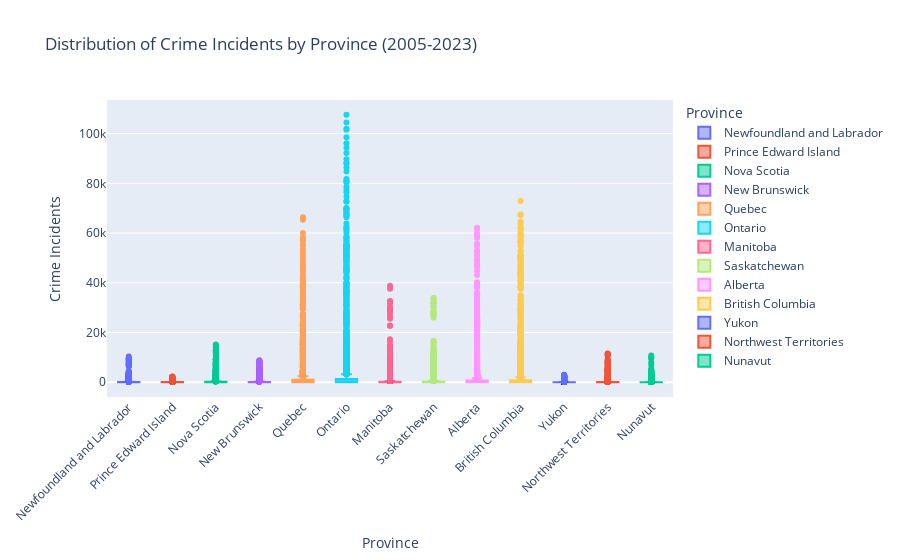

Write notebook code for a chart like this one.
### Markdown cell above
#### Visualization 1 - Box Plot: Distribution of Crimes by Province

### Code cell
#Filtering data for Violations Type from 2005 to 2023
ProvinceLevelViolationType = ProvinceLevelCrime[
    (ProvinceLevelCrime['Year'].between(2005, 2023)) &
    (ProvinceLevelCrime['Statistics'] == "Actual incidents") &
    (ProvinceLevelCrime['Violations Type'].isin([
        'Total property crime violations', 
        'Total violent Criminal Code violations',
        'Total other Criminal Code violations', 
        'Total Criminal Code traffic violations',
        'Total Federal Statute violations'
    ]))
]  

#Creating the box plot using Plotly
fig = px.box(
    ProvinceLevelViolationType, 
    x="GEO", 
    y="VALUE", 
    title="Distribution of Crime Incidents by Province (2005-2023)", 
    labels={"GEO": "Province", "VALUE": "Crime Incidents"},
    color="GEO"  # Different colors for each province
)

#Rotating x-axis labels for readability
fig.update_layout(xaxis_tickangle=-45)

#Showing the plot
fig.show()

### Figure 1 — Plotly figure (JSON) as saved in the notebook; plotly's stock layout.template omitted (floating-point values rounded to 4 significant figures; data arrays with more than 128 entries replaced by an {"elided": "..."} marker saying what was removed)
{"data": [{"alignmentgroup": "True", "hovertemplate": "Province=%{x}<br>Crime Incidents=%{y}<extra></extra>", "legendgroup": "Newfoundland and Labrador", "marker": {"color": "#636efa"}, "name": "Newfoundland and Labrador", "notched": false, "offsetgroup": "Newfoundland and Labrador", "orientation": "v", "showlegend": true, "type": "box", "x": {"elided": "3046 str values"}, "x0": " ", "xaxis": "x", "y": {"elided": "3046 int values"}, "y0": " ", "yaxis": "y"}, {"alignmentgroup": "True", "hovertemplate": "Province=%{x}<br>Crime Incidents=%{y}<extra></extra>", "legendgroup": "Prince Edward Island", "marker": {"color": "#EF553B"}, "name": "Prince Edward Island", "notched": false, "offsetgroup": "Prince Edward Island", "orientation": "v", "showlegend": true, "type": "box", "x": {"elided": "3046 str values"}, "x0": " ", "xaxis": "x", "y": {"elided": "3046 int values"}, "y0": " ", "yaxis": "y"}, {"alignmentgroup": "True", "hovertemplate": "Province=%{x}<br>Crime Incidents=%{y}<extra></extra>", "legendgroup": "Nova Scotia", "marker": {"color": "#00cc96"}, "name": "Nova Scotia", "notched": false, "offsetgroup": "Nova Scotia", "orientation": "v", "showlegend": true, "type": "box", "x": {"elided": "3046 str values"}, "x0": " ", "xaxis": "x", "y": {"elided": "3046 int values"}, "y0": " ", "yaxis": "y"}, {"alignmentgroup": "True", "hovertemplate": "Province=%{x}<br>Crime Incidents=%{y}<extra></extra>", "legendgroup": "New Brunswick", "marker": {"color": "#ab63fa"}, "name": "New Brunswick", "notched": false, "offsetgroup": "New Brunswick", "orientation": "v", "showlegend": true, "type": "box", "x": {"elided": "3046 str values"}, "x0": " ", "xaxis": "x", "y": {"elided": "3046 int values"}, "y0": " ", "yaxis": "y"}, {"alignmentgroup": "True", "hovertemplate": "Province=%{x}<br>Crime Incidents=%{y}<extra></extra>", "legendgroup": "Quebec", "marker": {"color": "#FFA15A"}, "name": "Quebec", "notched": false, "offsetgroup": "Quebec", "orientation": "v", "showlegend": true, "type": "box", "x": {"elided": "3046 str values"}, "x0": " ", "xaxis": "x", "y": {"elided": "3046 int values"}, "y0": " ", "yaxis": "y"}, {"alignmentgroup": "True", "hovertemplate": "Province=%{x}<br>Crime Incidents=%{y}<extra></extra>", "legendgroup": "Ontario", "marker": {"color": "#19d3f3"}, "name": "Ontario", "notched": false, "offsetgroup": "Ontario", "orientation": "v", "showlegend": true, "type": "box", "x": {"elided": "3046 str values"}, "x0": " ", "xaxis": "x", "y": {"elided": "3046 int values"}, "y0": " ", "yaxis": "y"}, {"alignmentgroup": "True", "hovertemplate": "Province=%{x}<br>Crime Incidents=%{y}<extra></extra>", "legendgroup": "Manitoba", "marker": {"color": "#FF6692"}, "name": "Manitoba", "notched": false, "offsetgroup": "Manitoba", "orientation": "v", "showlegend": true, "type": "box", "x": {"elided": "3046 str values"}, "x0": " ", "xaxis": "x", "y": {"elided": "3046 int values"}, "y0": " ", "yaxis": "y"}, {"alignmentgroup": "True", "hovertemplate": "Province=%{x}<br>Crime Incidents=%{y}<extra></extra>", "legendgroup": "Saskatchewan", "marker": {"color": "#B6E880"}, "name": "Saskatchewan", "notched": false, "offsetgroup": "Saskatchewan", "orientation": "v", "showlegend": true, "type": "box", "x": {"elided": "3046 str values"}, "x0": " ", "xaxis": "x", "y": {"elided": "3046 int values"}, "y0": " ", "yaxis": "y"}, {"alignmentgroup": "True", "hovertemplate": "Province=%{x}<br>Crime Incidents=%{y}<extra></extra>", "legendgroup": "Alberta", "marker": {"color": "#FF97FF"}, "name": "Alberta", "notched": false, "offsetgroup": "Alberta", "orientation": "v", "showlegend": true, "type": "box", "x": {"elided": "3046 str values"}, "x0": " ", "xaxis": "x", "y": {"elided": "3046 int values"}, "y0": " ", "yaxis": "y"}, {"alignmentgroup": "True", "hovertemplate": "Province=%{x}<br>Crime Incidents=%{y}<extra></extra>", "legendgroup": "British Columbia", "marker": {"color": "#FECB52"}, "name": "British Columbia", "notched": false, "offsetgroup": "British Columbia", "orientation": "v", "showlegend": true, "type": "box", "x": {"elided": "3046 str values"}, "x0": " ", "xaxis": "x", "y": {"elided": "3046 int values"}, "y0": " ", "yaxis": "y"}, {"alignmentgroup": "True", "hovertemplate": "Province=%{x}<br>Crime Incidents=%{y}<extra></extra>", "legendgroup": "Yukon", "marker": {"color": "#636efa"}, "name": "Yukon", "notched": false, "offsetgroup": "Yukon", "orientation": "v", "showlegend": true, "type": "box", "x": {"elided": "3046 str values"}, "x0": " ", "xaxis": "x", "y": {"elided": "3046 int values"}, "y0": " ", "yaxis": "y"}, {"alignmentgroup": "True", "hovertemplate": "Province=%{x}<br>Crime Incidents=%{y}<extra></extra>", "legendgroup": "Northwest Territories", "marker": {"color": "#EF553B"}, "name": "Northwest Territories", "notched": false, "offsetgroup": "Northwest Territories", "orientation": "v", "showlegend": true, "type": "box", "x": {"elided": "3046 str values"}, "x0": " ", "xaxis": "x", "y": {"elided": "3046 int values"}, "y0": " ", "yaxis": "y"}, {"alignmentgroup": "True", "hovertemplate": "Province=%{x}<br>Crime Incidents=%{y}<extra></extra>", "legendgroup": "Nunavut", "marker": {"color": "#00cc96"}, "name": "Nunavut", "notched": false, "offsetgroup": "Nunavut", "orientation": "v", "showlegend": true, "type": "box", "x": {"elided": "3046 str values"}, "x0": " ", "xaxis": "x", "y": {"elided": "3046 int values"}, "y0": " ", "yaxis": "y"}], "layout": {"boxmode": "overlay", "legend": {"title": {"text": "Province"}, "tracegroupgap": 0}, "title": {"text": "Distribution of Crime Incidents by Province (2005-2023)"}, "xaxis": {"anchor": "y", "categoryarray": ["Newfoundland and Labrador", "Prince Edward Island", "Nova Scotia", "New Brunswick", "Quebec", "Ontario", "Manitoba", "Saskatchewan", "Alberta", "British Columbia", "Yukon", "Northwest Territories", "Nunavut"], "categoryorder": "array", "domain": [0, 1], "tickangle": -45, "title": {"text": "Province"}}, "yaxis": {"anchor": "x", "domain": [0, 1], "title": {"text": "Crime Incidents"}}}}
